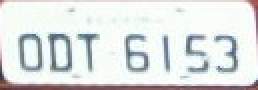
#> input picture archive/pipeline_test_crops/img_001360_crop.jpg, 129 x 45 px (shown 2 times larger); its folder holds only this picture in this run
$ python -i synth_plate_generator.py   (imports and definitions only)
#> lines starting #> are read from the running program, lines starting #| are printed output that depends on the picture
"""
synth_plate_generator.py

Week 9, V1.1 dataset strategy, item 1: generates synthetic Alberta-style
license plate crop images with realistic degradations, for a balanced
6-character / 7-character training set covering multiple plausible
letter/digit layouts (not one fixed pattern).

Plate patterns are drawn from what's actually been observed in this
project's real local plates (13 examples, held out from training):
    7-char: LLLDDDD (e.g. CMK7507, CTY8283, CSV4780, BPM9818, CYZ7703, BCP7506)
    6-char: LLLDDD (BPD845, NEL248), LLLLDD (DJPT60), DDDLLL (726NNS, 242MMQ)
A couple of additional plausible variants are included per pattern length
so the model isn't taught a single rigid layout, per the plan.

Degradations (each applied with randomized parameters, independently
toggled per image so a "substantial clean subset" is retained too):
    blur, perspective warp, exposure/brightness shift, glare (specular
    highlight), Gaussian noise, JPEG re-compression artifacts, downscale/
    upscale (simulates low resolution).

Character set matches plate_config.yaml exactly: '0123456789ABCDEFGHIJKLMNOPQRSTUVWXYZ'
(pad char '_' excluded — that's a training-time padding token, never part
of generated plate text).
"""

import io
import random
from pathlib import Path
from typing import Optional

import numpy as np
from PIL import Image, ImageDraw, ImageFont, ImageFilter

DIGITS = "0123456789"
LETTERS = "ABCDEFGHIJKLMNOPQRSTUVWXYZ"

# (pattern using 'L' for letter, 'D' for digit) -> approximate real-world weight
PATTERNS_7 = ["LLLDDDD", "LLLDDDD", "LLLDDDD", "LDDDDDD", "LLDDDDD"]  # LLLDDDD weighted heaviest (matches all 6 observed 7-char examples)
PATTERNS_6 = ["LLLDDD", "LLLLDD", "DDDLLL", "LLDDDD", "DDLLLL"]


def random_plate_text(length: int) -> str:
    pattern = random.choice(PATTERNS_7 if length == 7 else PATTERNS_6)
    return "".join(random.choice(LETTERS) if ch == "L" else random.choice(DIGITS) for ch in pattern)


def _find_fonts(max_fonts: int = 8) -> list:
    """Searches common system font directories at runtime (not hardcoded
    to any one machine) for bold/condensed sans-serif TTFs — a reasonable
    visual approximation of plate lettering. Falls back to PIL's built-in
    font if nothing is found."""
    search_dirs = ["/usr/share/fonts", "/usr/local/share/fonts", "/mnt/skills"]
    candidates = []
    preferred_keywords = ["bold", "condensed", "mono", "black", "heavy"]
    for d in search_dirs:
        p = Path(d)
        if not p.exists():
            continue
        for ttf in p.rglob("*.ttf"):
            name_lower = ttf.name.lower()
            if any(k in name_lower for k in preferred_keywords):
                candidates.append(ttf)
    random.shuffle(candidates)
    return candidates[:max_fonts] if candidates else []


_FONT_PATHS = _find_fonts()


# [67 lines left out: functions _get_font, _random_background_color, _random_text_color, render_clean_plate, not called in this run]


def _apply_perspective(img: Image.Image, strength: float = 0.06) -> Image.Image:
    w, h = img.size
    dx, dy = w * strength, h * strength
    src = [(0, 0), (w, 0), (w, h), (0, h)]
    dst = [
        (random.uniform(-dx, dx), random.uniform(-dy, dy)),
        (w + random.uniform(-dx, dx), random.uniform(-dy, dy)),
        (w + random.uniform(-dx, dx), h + random.uniform(-dy, dy)),
        (random.uniform(-dx, dx), h + random.uniform(-dy, dy)),
    ]
    # PIL's QUAD transform maps a quadrilateral in the SOURCE to the output
    # rectangle, so we invert the roles: distort by sampling from `dst`.
    coeffs = _find_quad_coeffs(dst, src)
    return img.transform((w, h), Image.PERSPECTIVE, coeffs, resample=Image.BICUBIC, fillcolor=(220, 220, 220))


def _find_quad_coeffs(src_pts, dst_pts):
    """Standard 8-coefficient perspective transform solve (PIL recipe)."""
    matrix = []
    for (x, y), (X, Y) in zip(src_pts, dst_pts):
        matrix.append([x, y, 1, 0, 0, 0, -X * x, -X * y])
        matrix.append([0, 0, 0, x, y, 1, -Y * x, -Y * y])
    A = np.array(matrix, dtype=np.float64)
    B = np.array(dst_pts, dtype=np.float64).reshape(8)
    res = np.linalg.solve(A, B) if A.shape[0] == A.shape[1] else np.linalg.lstsq(A, B, rcond=None)[0]
    return res.tolist()


# [10 lines left out: function _apply_glare, not called in this run]


def _apply_noise(img: Image.Image, sigma: float = 12.0) -> Image.Image:
    arr = np.array(img).astype(np.float32)
    noise = np.random.normal(0, sigma, arr.shape)
    arr = np.clip(arr + noise, 0, 255).astype(np.uint8)
    return Image.fromarray(arr)


# [17 lines left out: functions _apply_jpeg_compression, _apply_low_resolution, _apply_exposure, not called in this run]


def apply_random_degradations(img: Image.Image, clean_probability: float = 0.2) -> Image.Image:
    """With clean_probability chance, returns the image unmodified (the
    'substantial clean subset' the plan asks for). Otherwise applies a
    random subset of degradations, each independently toggled."""
    if random.random() < clean_probability:
        return img

    if random.random() < 0.5:
        img = _apply_perspective(img, strength=random.uniform(0.02, 0.08))
    if random.random() < 0.4:
        img = _apply_exposure(img, factor=random.uniform(0.6, 1.5))
    if random.random() < 0.25:
        img = _apply_glare(img)
    if random.random() < 0.4:
        img = img.filter(ImageFilter.GaussianBlur(radius=random.uniform(0.5, 2.2)))
    if random.random() < 0.35:
        img = _apply_noise(img, sigma=random.uniform(5, 18))
    if random.random() < 0.3:
        img = _apply_low_resolution(img, scale=random.uniform(0.3, 0.7))
    if random.random() < 0.3:
        img = _apply_jpeg_compression(img, quality=random.randint(25, 70))

    return img


# [4 lines left out: function generate_plate_image, not called in this run]

>>> from PIL import Image
>>> picture = Image.open('../archive/pipeline_test_crops/img_001360_crop.jpg')
#> picture is the input picture: PIL image 129x45 RGB; mean R, G, B 222.5, 226.1, 225.1
>>> result = apply_random_degradations(picture)
#> in _apply_perspective, `return img.transform((w, h), Image.PERSPECTIVE, coeffs, resample=Image..`:
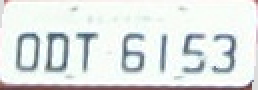
#> returned value: PIL image 129x45 RGB (shown 2 times larger); mean R, G, B 223.8, 228.5, 227.4
#> in _apply_noise, `arr = np.clip(arr + noise, 0, 255).astype(np.uint8)`:
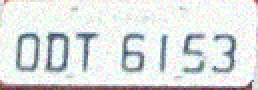
#> arr: shape (45, 129, 3) (shown 2 times larger); mean R, G, B 221.6, 225.2, 225
